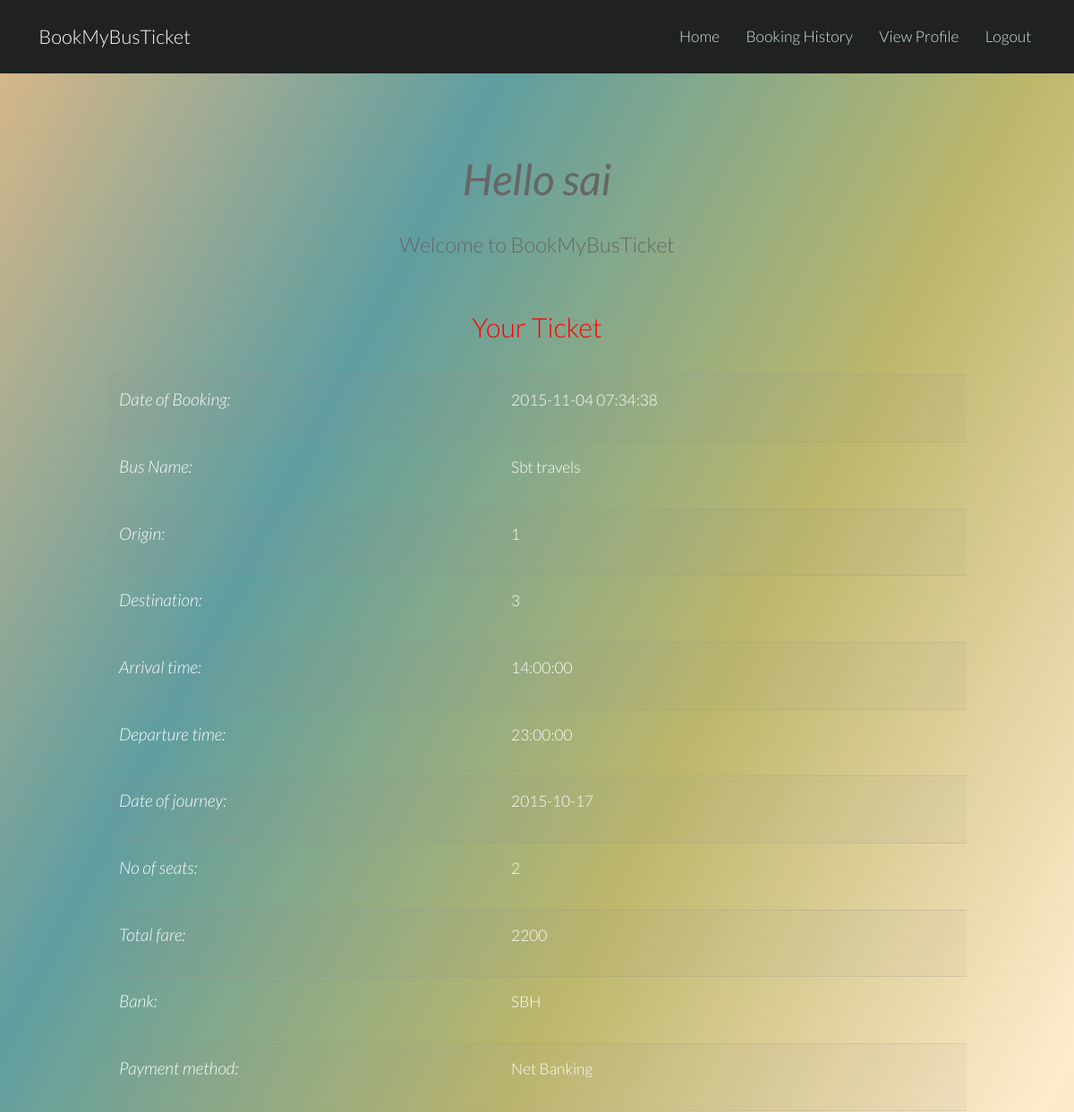
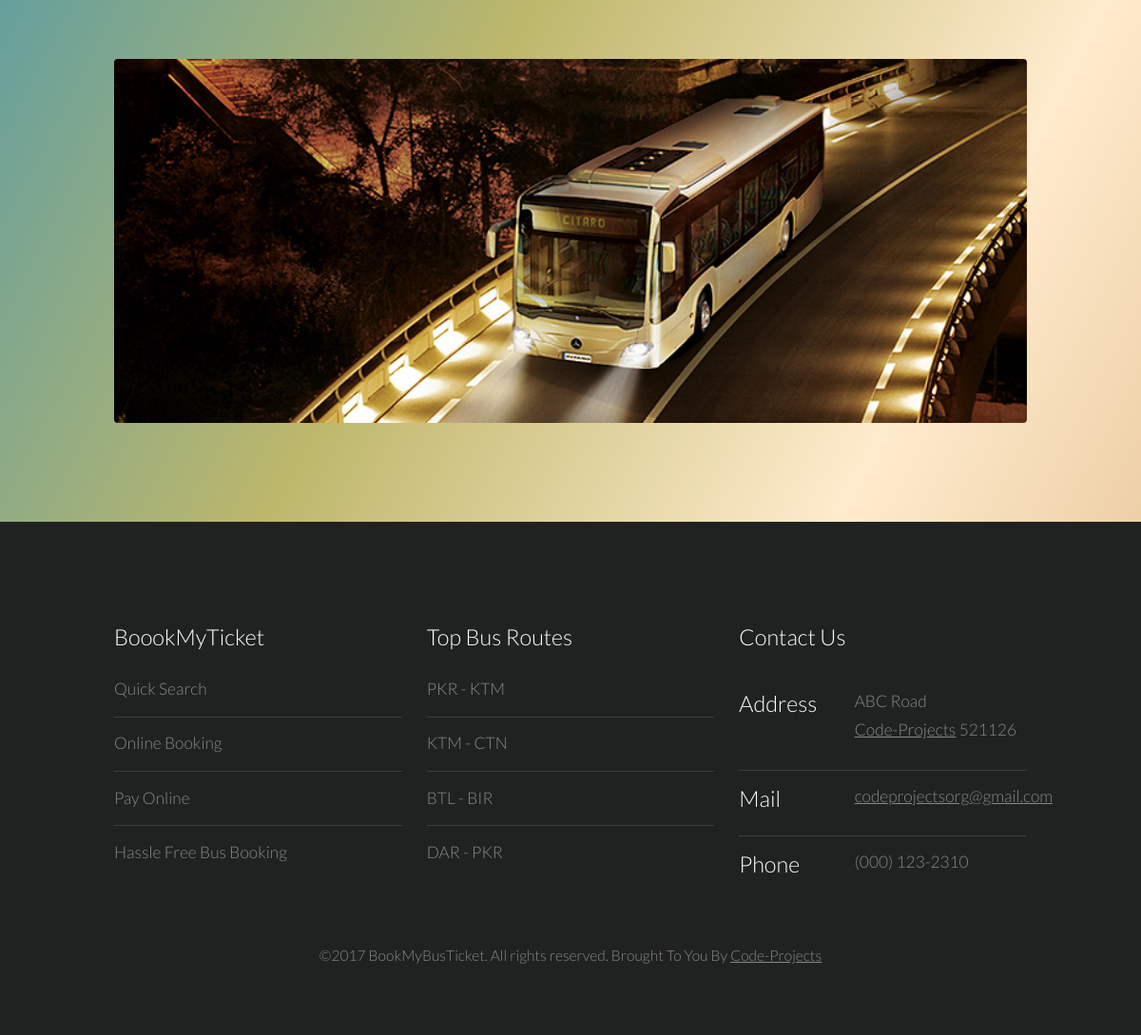
Page /view_ticket1.php?id=3 (signed in) on the committed database (2 pictures, top to bottom).
### tables this page shows
CREATE TABLE `booking` (
  `Booking_id` int(11) NOT NULL,
  `UserID` int(10) NOT NULL,
  `Date` timestamp NOT NULL DEFAULT CURRENT_TIMESTAMP,
  `Bus_id` int(11) NOT NULL,
  `Seats_no` int(11) NOT NULL,
  `Total_fare` double NOT NULL,
  `Bank` varchar(200) NOT NULL,
  `Payment_method` varchar(200) NOT NULL
);

CREATE TABLE `bus` (
  `Id` int(11) NOT NULL,
  `Name` varchar(200) NOT NULL,
  `Origin` varchar(200) NOT NULL,
  `Destination` varchar(200) NOT NULL,
  `Seats` int(11) NOT NULL,
  `Arrival_time` time NOT NULL,
  `Departure_time` time NOT NULL,
  `Date` date NOT NULL,
  `Fare` double NOT NULL
);

### view_ticket1.php (the view, shortened to what this page needs)
<!DOCTYPE html>
<html lang="en">
	<head>
	</head>
	<body style="background:-webkit-linear-gradient(left top,BurlyWood,Chocolate,Darkkhaki,BlanchedAlmond,BurlyWood); background: linear-gradient(to bottom right,BurlyWood,CadetBlue,Darkkhaki,BlanchedAlmond,BurlyWood);">
			<header id="header">
				<h1><a href="index.php">BookMyBusTicket</a></h1>
				<nav id="nav">
					<ul>
						<li><a href="generic.php">Home</a></li>
						<li><a href="history1.php">Booking History</a></li>
						<li><a href="profile.php">View Profile</a></li>
						<li><a href="logout.php">Logout</a></li>
					</ul>
				</nav>
			</header>
			<div class="container">
			<section id="main" class="wrapper">
				<div class="container">
					<header class="major">
						<center><i><font  size="35"><strong>Hello <?php echo $_SESSION['user']?></font></i></strong></center>
						<br>
						<h3>Welcome to BookMyBusTicket</h3>
					</header>
				</div>
<center>	<h2>Your Ticket</h2> </center>
<?php
$sel="SELECT * FROM `booking` where Booking_id='".$_GET['id']."'" ;
$str= mysql_query($sel);
$rows= mysql_num_rows($str);
if($rows==0 || $rows>1)
{
	header('Refresh:5; url=generic.php');
	echo '<h3 style= "text-align:center;"> <font color="red">Data Base Error </font></h3>';
	echo "<br>";
	echo '<p style= "text-align:center">Redirecting to the home page in 5 seconds</p>';
}
else
{
	while($row=mysql_fetch_array($str))
{
	$query2="SELECT * FROM `bus` where Id='".$row['Bus_id']."'" ;
	$str1= mysql_query($query2);
	$row2= mysql_fetch_array($str1);
	echo '<div class="container">';
	echo '<table style="width:100%" align="center">';
	echo "<tr>";
		echo "<td>";
		echo '<h4> <i>Date of Booking:</i></h4>';
		echo "</td>";
		echo "<td>";
		echo $row['Date'];
		echo "</td>";
	echo "</tr>";
	echo "<tr>";
		echo "<td>";
		echo '<h4> <i>Bus Name:</i></h4>';
		echo "</td>";
		echo "<td>";
		echo $row2['Name'];
		echo "</td>";
	echo "</tr>";
	echo "<tr>";
		echo "<td>";
		echo '<h4> <i>Origin:</i></h4>';
		echo "</td>";
		echo "<td>";
		echo $row2['Origin'];
		echo "</td>";
	echo "</tr>";
	echo "<tr>";
		echo "<td>";
		echo '<h4> <i>Destination:</i></h4>';
		echo "</td>";
		echo "<td>";
		echo $row2['Destination'];
		echo "</td>";
	echo "</tr>";
	echo "<tr>";
		echo "<td>";
		echo '<h4> <i>Arrival time:</i></h4>';
		echo "</td>";
		echo "<td>";
		echo $row2['Arrival_time'];
		echo "</td>";
	echo "</tr>";
	echo "<tr>";
		echo "<td>";
		echo '<h4> <i>Departure time:</i></h4>';
		echo "</td>";
		echo "<td>";
		echo $row2['Departure_time'];
		echo "</td>";
	echo "</tr>";
	echo "<tr>";
		echo "<td>";
		echo '<h4> <i>Date of journey:</i></h4>';
		echo "</td>";
		echo "<td>";
		echo $row2['Date'];
		echo "</td>";
	echo "</tr>";
	echo "<tr>";
		echo "<td>";
		echo '<h4> <i>No of seats:</i></h4>';
		echo "</td>";
		echo "<td>";
		echo $row['Seats_no'];
		echo "</td>";
	echo "</tr>";
	echo "<tr>";
		echo "<td>";
		echo '<h4> <i>Total fare:</i></h4>';
		echo "</td>";
		echo "<td>";
		echo $row['Total_fare'];
		echo "</td>";
	echo "</tr>";
	echo "<tr>";
		echo "<td>";
		echo '<h4> <i>Bank:</i></h4>';
		echo "</td>";
		echo "<td>";
		echo $row['Bank'];
		echo "</td>";
	echo "</tr>";
	echo "<tr>";
		echo "<td>";
		echo '<h4> <i>Payment method:</i></h4>';
		echo "</td>";
		echo "<td>";
		echo $row['Payment_method'];
		echo "</td>";
	echo "</tr>";
	echo "</table>";
	echo "</div>";
}
}
?>
<br>
<a href="#" class="image fit"><img src="images1/bus3.jpg" alt="" /></a>
</div>
		<footer id="footer">
				<div class="container">
					<div class="row">
						<section class="4u 6u(medium) 12u$(small)">
							<h3>BoookMyTicket</h3>
							<ul class="alt">
								<li>Quick Search</li>
								<li>Online Booking</li>
								<li>Pay Online</li>
								<li>Hassle Free Bus Booking</li>
							</ul>
						</section>
						<section class="4u 6u$(medium) 12u$(small)">
							<h3>Top Bus Routes</h3>
							<ul class="alt">
								<li>PKR - KTM</li>
								<li>KTM - CTN</li>
								<li>BTL - BIR</li>
								<li>DAR - PKR</li>
							</ul>
						</section>
					<section class="4u$ 12u$(medium) 12u$(small)">
							<h3>Contact Us</h3>
							<ul class="tabular">
								<li>
									<h3>Address</h3>
									ABC Road<br>
									<a href="https://code-projects.org/">Code-Projects</a> 521126
								</li>
								<li>
									<h3>Mail</h3>
									<a href="#">codeprojectsorg@gmail.com</a>
								</li>
								<li>
									<h3>Phone</h3>
									(000) 123-2310
								</li>
							</ul>
						</section>
					</div>
					<ul class="copyright">
						<li>&copy;2017 BookMyBusTicket. All rights reserved. Brought To You By <a href="https://code-projects.org/">Code-Projects</a></li>
					</ul>
				</div>
			</footer>
	</body>
</html>

### css/style.css (style rules this page uses)
body { background: #fff; }
body, input, select, textarea { color: #444; font-family: "Lato", Helvetica, sans-serif; font-size: 15pt; font-weight: 300; line-height: 1.65em; }
a { color: #4dac71; text-decoration: underline; }
strong, b { color: #666; font-weight: 400; }
em, i { font-style: italic; }
h1, h2, h3, h4, h5, h6 { color: #666; font-weight: 300; line-height: 1em; margin: 0 0 1em 0; }
h1 a, h2 a, h3 a, h4 a, h5 a, h6 a { color: inherit; text-decoration: none; }
h2 { font-size: 1.75em; line-height: 1.5em; }
h3 { font-size: 1.35em; line-height: 1.5em; }
h4 { font-size: 1.1em; line-height: 1.5em; }
header.major { text-align: center; margin-bottom: 3em; }
.image { border-radius: 4px; border: 0; display: inline-block; position: relative; }
.image img { border-radius: 4px; display: block; }
.image.fit { display: block; margin: 0 0 2em 0; width: 100%; }
.image.fit img { width: 100%; }
ul { list-style: disc; margin: 0 0 2em 0; padding-left: 1em; }
ul li { padding-left: 0.5em; }
ul.alt { list-style: none; padding-left: 0; }
ul.alt li { border-top: solid 1px rgba(144, 144, 144, 0.25); padding: 0.8em 0; }
ul.alt li:first-child { border-top: 0; padding-top: 0; }
ul.tabular { list-style: outside none none; padding: 0px; }
ul.tabular li { border-top: solid 1px rgba(144, 144, 144, 0.25); line-height: 1.75em; margin: 1.5em 0px 0px; padding-left: 7em; padding-top: 12px; position: relative; }
ul.tabular li:first-child { border-top: 0; margin-top: 0; }
ul.tabular li h3 { left: 0px; position: absolute; text-align: center; top: 12px; vertical-align: top; width: 1em; }
table { margin: 0 0 2em 0; width: 100%; }
table tbody tr { border: solid 1px rgba(144, 144, 144, 0.25); border-left: 0; border-right: 0; }
table tbody tr:nth-child(2n + 1) { background-color: rgba(144, 144, 144, 0.075); }
table td { padding: 0.75em 0.75em; }
#header { background-color: #202222; color: #ffffff; cursor: default; height: 4.75em; line-height: 4.75em; width: 100%; z-index: 10000; }
#header h1 { color: #ffffff; height: inherit; left: 2.5em; line-height: inherit; margin: 0; padding: 0; position: absolute; top: 0; }
#header h1 a { font-size: 1.25em; }
#header nav { height: inherit; line-height: inherit; position: absolute; right: 2.75em; top: 0; vertical-align: middle; }
#header nav > ul { list-style: none; margin: 0; padding-left: 0; }
#header nav > ul > li { border-radius: 4px; display: inline-block; margin-left: 1.5em; padding-left: 0; }
#header nav > ul > li a { -moz-transition: color 0.2s ease-in-out; -webkit-transition: color 0.2s ease-in-out; -o-transition: color 0.2s ease-in-out; -ms-transition: color 0.2s ease-in-out; transition: color 0.2s ease-in-out; color: #cee8d8; display: inline-block; text-decoration: none; }
#header nav > ul > li:first-child { margin-left: 0; }
.wrapper { padding: 6em 0em 4em; }
#footer { background: #202222; color: #888; padding: 6em 0em 4em; }
#footer h2, #footer h3, #footer h4 { color: #ffffff; }
#footer a { -moz-transition: all 0.2s ease-in-out; -webkit-transition: all 0.2s ease-in-out; -o-transition: all 0.2s ease-in-out; -ms-transition: all 0.2s ease-in-out; transition: all 0.2s ease-in-out; color: #888; }
#footer .copyright { font-size: 0.9em; margin: 2em 0 0 0; padding: 0; text-align: center; }
#footer .copyright li { border-left: solid 1px rgba(144, 144, 144, 0.25); display: inline-block; list-style: none; margin-left: 1.5em; padding-left: 1.5em; }
#footer .copyright li:first-child { border-left: 0; margin-left: 0; padding-left: 0; }

### css/style-xlarge.css (style rules this page uses)
body, input, select, textarea { font-size: 13pt; }

### css/style-large.css (style rules this page uses)
body, input, select, textarea { font-size: 13pt; }

### view_ticket1.php (style rules this page uses)
h2 { color:red; }
h4 { color:white; }
td { color:white; }

### rows in the picture
booking: Date "2015-11-04 07:34:38", Bus.Name "Sbt travels", Bus.Origin "1", Bus.Destination "3", Bus.Arrival_time "14:00:00", Bus.Departure_time "23:00:00", Bus.Date "2015-10-17", Seats_no "2", Total_fare "2200", Bank "SBH", Payment_method "Net Banking"

### other values in the picture
$_SESSION['user'] "sai"
